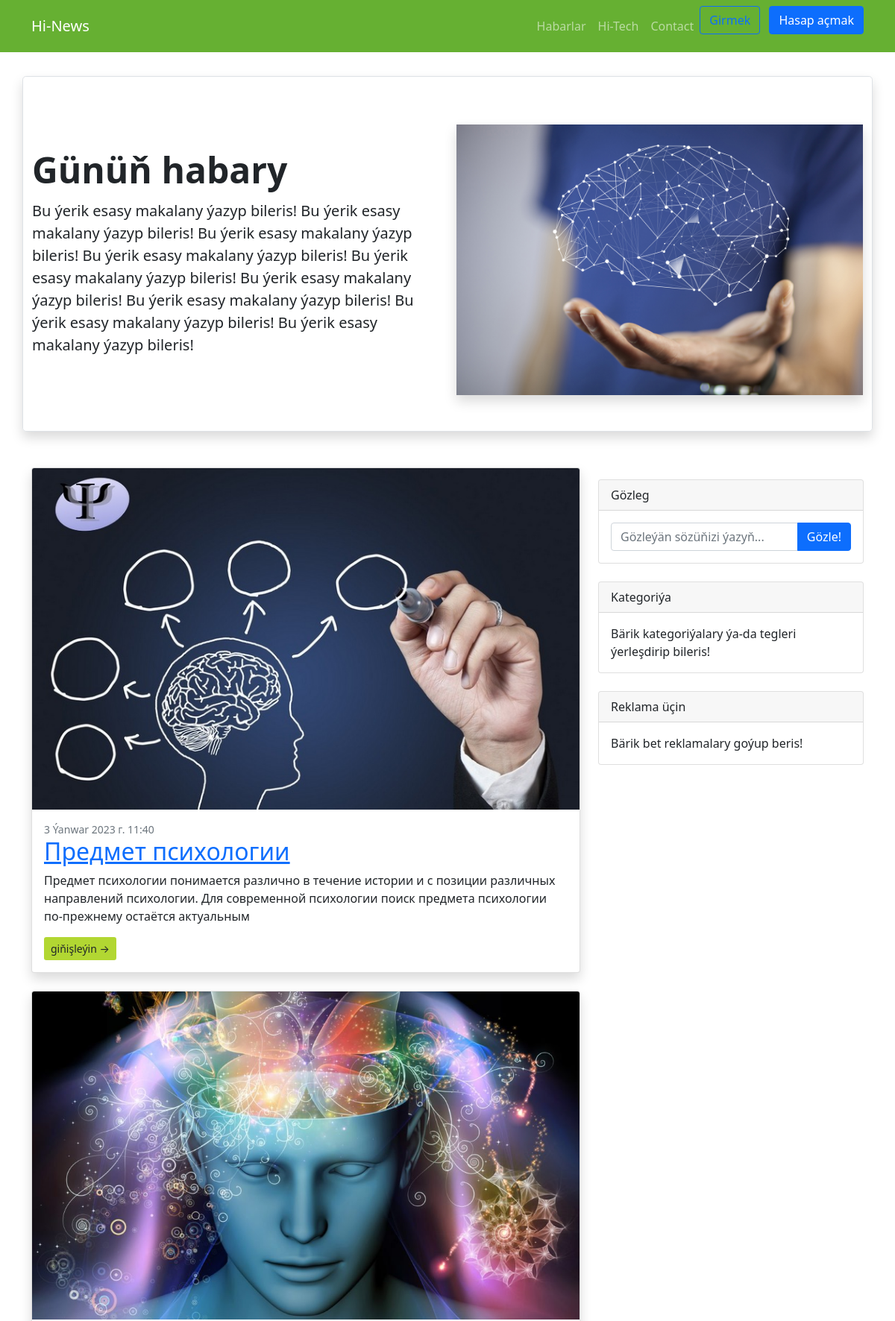
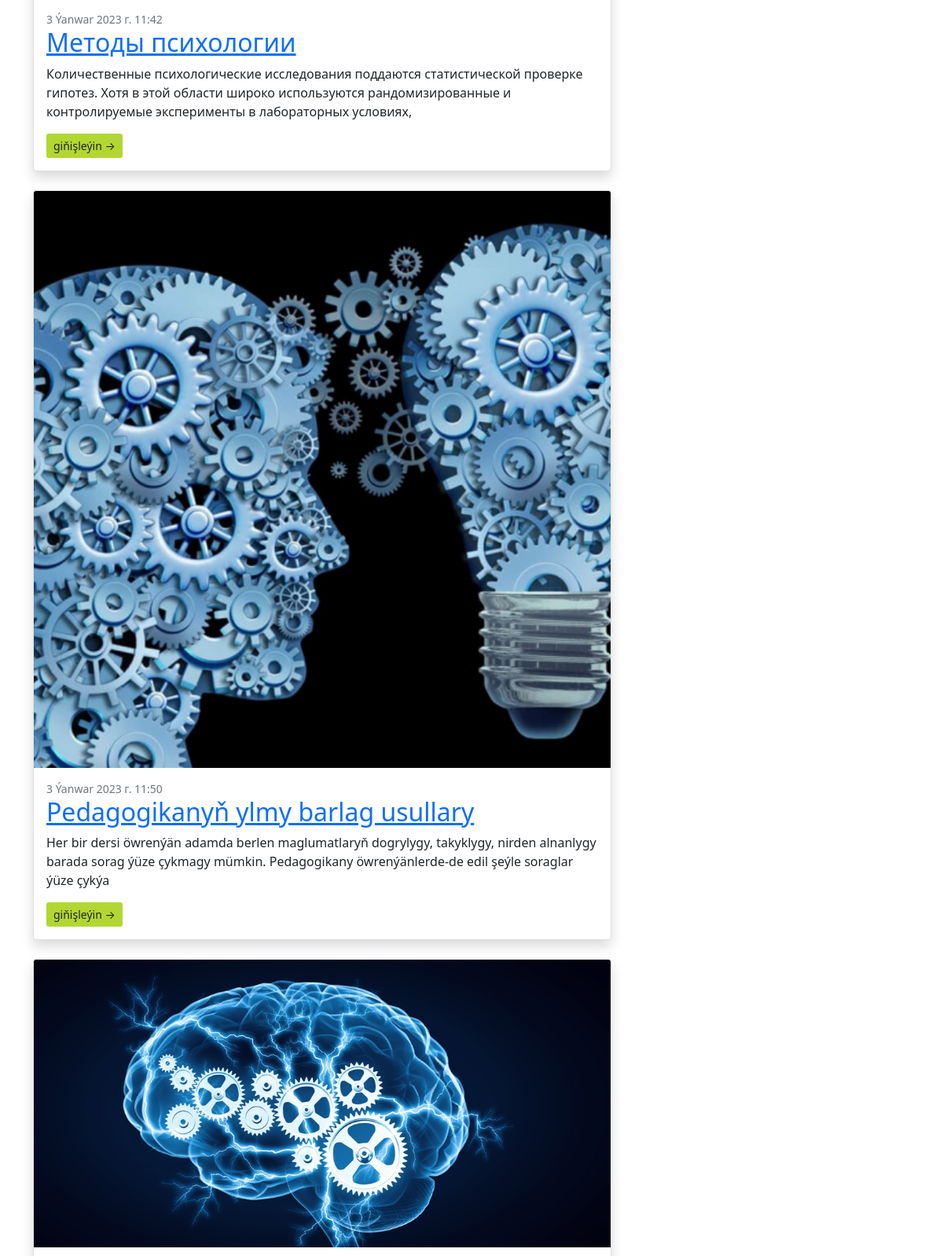
The page / (upper part) on the database its author committed (2 pictures, top to bottom).
### articles/models.py (models this page shows, shortened)
class Article(models.Model):
    title = models.CharField(max_length=200)
    summary = models.CharField('Gysgaça', max_length=200, blank=True)
    body = RichTextField()
    category = models.ManyToManyField(Category, verbose_name='Kategoriyasy', related_name='blog_category')
    photo = models.ImageField(upload_to='images/', blank=True)
    date = models.DateTimeField(auto_now_add=True)
    author = models.ForeignKey(get_user_model(), on_delete=models.CASCADE)
    class Meta:
        verbose_name_plural = "Makala"

### articles/views.py (the view)
# urls.py: path('', ArticleListView.as_view(), name='article_list'),
class ArticleListView(CategoryFilter, ListView):
    model = Article
    template_name = 'article_list.html'

### templates/article_list.html (shortened to what this page needs)
{% extends 'base.html' %}
{% load static %}
{% block content %}
    <div class="container">
        <div class="row">
            <div class="container my-5">
                <div class="row flex-lg-row-reverse align-items-center gy-3 py-5 rounded-3 border shadow">
                    <div class="col-10 col-sm-8 col-lg-6">
                        <img src="{% static 'assets/psihologiya.jpg' %}" class=" mx-lg-auto img-fluid shadow"
                             alt="Bootstrap Themes" width="700" height="500" loading="lazy">
                    </div>
                    <div class="col-lg-6">
                        <h1 class="display-5 fw-bold lh-1 mb-3">Günüň habary</h1>
                        <p class="lead">Bu ýerik esasy makalany ýazyp bileris! Bu ýerik esasy makalany ýazyp bileris! Bu ýerik esasy makalany ýazyp bileris! Bu ýerik esasy makalany ýazyp bileris! Bu ýerik esasy makalany ýazyp bileris!
                        Bu ýerik esasy makalany ýazyp bileris! Bu ýerik esasy makalany ýazyp bileris! Bu ýerik esasy makalany ýazyp bileris! Bu ýerik esasy makalany ýazyp bileris! </p>
                    </div>
                </div>
            </div>
            <div class="col-lg-8">
                {% for article in object_list %}
                    <div class="card mb-4 shadow">
                        <a href="{% url 'article_detail' article.pk %}"><img class="card-img-top" src="{{ article.photo.url }}"
                                          alt="{{ article.title }}"/></a>
                        <div class="card-body">
                            <div class="small text-muted">{{ article.date }}</div>
                            <a href="{% url 'article_detail' article.pk %}"><h2 class="card-title">{{ article.title }}</h2></a>
                            <p class="card-text">{{ article.summary }}</p>
                            <a class="btn btn-sm" style="background-color: #b2d732" href="{% url 'article_detail' article.pk %}">giňişleýin →</a>
                        </div>
                    </div>
                {% endfor %}
            </div>
            {% include 'include/widget.html' %}
        </div>
    </div>
{% endblock content %}

### templates/base.html (shortened to what this page needs)
{% load static %}
<!DOCTYPE html>
<html class="h-100">
<head>
    <link rel="stylesheet" href="{% static 'bootstrap/css/bootstrap.min.css' %}">
    <link rel="stylesheet" href="{% static 'css/styles.css' %}">
    <link rel="stylesheet" href="{% static 'css/headers.css' %}">
</head>
<body class="d-flex flex-column h-100 ">
<nav class="navbar navbar-expand-lg navbar-dark " style="background-color: #66B032">
    <div class="container">
        <a class="navbar-brand" href="{% url 'article_list' %}">Hi-News</a>
        <div class="collapse navbar-collapse" id="navbarSupportedContent">
            <ul class="navbar-nav ms-auto mb-2 mb-lg-0">
                <li class="nav-item"><a class="nav-link" href="#">Habarlar</a></li>
                <li class="nav-item"><a class="nav-link" href="#!">Hi-Tech</a></li>
                <li class="nav-item"><a class="nav-link" href="#!">Contact</a></li>
            </ul>
            <div class="dropdown text-end">
                {% if user.is_authenticated %}
                    <a href="#" class="d-block link-dark text-decoration-none dropdown-toggle" id="dropdownUser1"
                       data-bs-toggle="dropdown" aria-expanded="false">
                        <img src="https://github.com/mdo.png" alt="mdo" width="32" height="32" class="rounded-circle">
                    </a>
                    {{ user.username }}
                    <ul class="dropdown-menu text-small" aria-labelledby="dropdownUser1">
                        <li><a class="dropdown-item" href="{% url 'article_new' %}">Täze makala</a></li>
                        <li><a class="dropdown-item" href="{% url 'password_change' %}">Paroly çalyşmak</a></li>
                        <li>
                            <hr class="dropdown-divider">
                        </li>
                        <li><a class="dropdown-item" href="{% url 'logout' %}">Çykmak</a></li>
                    </ul>
                {% else %}
                    <form class="form-inline ml-auto">
                        <a href="{% url 'login' %}" class="btn btn-outline-primary me-2">Girmek</a>
                        <a href="{% url 'signup' %}" class="btn btn-primary">Hasap açmak</a>
                    </form>
                {% endif %}
            </div>
        </div>
    </div>
</nav>
<div class="container">
    <div class="row">
        {% block content %}
        {% endblock content %}
    </div>
</div>
</body>
</html>

### templates/include/widget.html
<div class="col-lg-4 mt-3 ">
    <div class="card mb-4">
        <div class="card-header">Gözleg</div>
        <div class="card-body">
            <div class="input-group">
                <input class="form-control" type="text" placeholder="Gözleýän sözüňizi ýazyň..."
                       aria-label="Enter search term..." aria-describedby="button-search"/>
                <button class="btn btn-primary" id="button-search" type="button">Gözle!</button>
            </div>
        </div>
    </div>
        <div class="card mb-4">
            <div class="card-header">Kategoriýa</div>
            <div class="card-body">
                <div class="row">
                    <div class="col-sm-12 ">
                        Bärik kategoriýalary ýa-da tegleri ýerleşdirip bileris!
                    </div>
                </div>
            </div>
        </div>
    <div class="card mb-4">
        <div class="card-header">Reklama üçin</div>
        <div class="card-body">Bärik bet reklamalary goýup beris!
        </div>
    </div>
</div>

### rows shown on the page
Article: photo (picture), date "3 Ýanwar 2023 г. 11:40", title "Предмет психологии", summary "Предмет психологии понимается различно в течение истории и с позиции различных направлений психологии. Для современной психологии поиск предмета психологии по-прежнему остаётся актуальным"
Article: photo (picture), date "3 Ýanwar 2023 г. 11:42", title "Методы психологии", summary "Количественные психологические исследования поддаются статистической проверке гипотез. Хотя в этой области широко используются рандомизированные и контролируемые эксперименты в лабораторных условиях,"
Article: photo (picture), date "3 Ýanwar 2023 г. 11:50", title "Pedagogikanyň ylmy barlag usullary", summary "Her bir dersi öwrenýän adamda berlen maglumatlaryň dogrylygy, takyklygy, nirden alnanlygy barada sorag ýüze çykmagy mümkin. Pedagogikany öwrenýänlerde-de edil şeýle soraglar ýüze çykýa"
Article: photo (picture)
